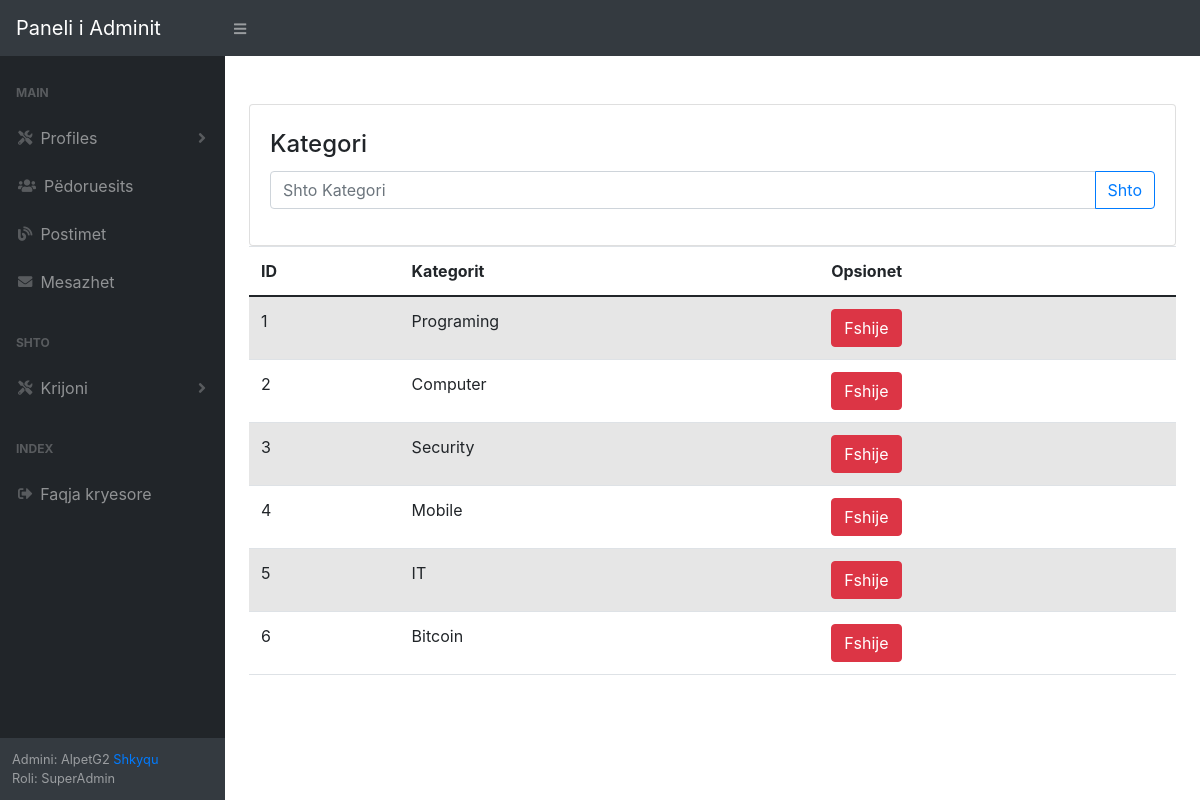
Screenshot of /admin/create_category.php (signed in) with the database file from the repository.
### tables this page shows
CREATE TABLE `users` (
  `id` int(11) NOT NULL,
  `emri` varchar(255) NOT NULL,
  `mbiemri` varchar(255) NOT NULL,
  `username` varchar(255) NOT NULL,
  `password` varchar(255) NOT NULL,
  `email` varchar(255) NOT NULL,
  `role` int(11) NOT NULL DEFAULT 0,
  `image` varchar(500) NOT NULL DEFAULT 'nologouser',
  `j_data` datetime NOT NULL DEFAULT current_timestamp()
);

CREATE TABLE `roles` (
  `id` int(11) NOT NULL,
  `role` varchar(50) NOT NULL
);

CREATE TABLE `post_categories` (
  `id` int(10) UNSIGNED NOT NULL,
  `emri` varchar(40) NOT NULL
);

### admin/create_category.php (the view, shortened to what this page needs)
<?php
include "../server.php";
?>
<?php get_Aheader("Kategory Admin"); ?>
<div id="layoutSidenav_content">
    <div class="container mt-5 h-100">
        <div class="row justify-content-md-center h-100">
            <div class="card-wrapper">
                <div class="card fat">
                    <div class="card-body">
                        <h4 class="card-title">Kategori</h4>
                        <form method="POST" action="#">
                            <div class="input-group mb-3">
                                <input type="text" class="form-control" placeholder="Shto Kategori" name="c_kategory" required="" autofocus="" aria-describedby="button-addon2" oninvalid="this.setCustomValidity('Shkruani kategorin');" oninput="this.setCustomValidity('');">
                                <button class="btn btn-outline-primary" type="submit" name="add_kategory" id="button-addon2">Shto</button>
                            </div>
                        </form>
                    </div>
                </div>
                <div class="r-table">
                    <table class="table table-striped table-hover">
                        <thead>
                            <tr>
                                <th scope="col">ID</th>
                                <th scope="col">Kategorit</th>
                                <th scope="col">Opsionet</th>
                            </tr>
                        </thead>
                        <tbody>
                            <?php
                            require("../database/config.php");
                            $c_sql = "SELECT * from post_categories ";
                            if ($result = mysqli_query($db, $c_sql)) {
                                $i = 1;
                                foreach ($result as $key => $c_row) {
                                    echo ' <tr>
                        <td> ' . $i++ . ' </td>
                        <td> ' . $c_row['emri'] . ' </td>
                        <td> <a class="btn btn-danger"  data-toggle="modal" data-target="#modal_' . $c_row["id"] . ' ">Fshije</a> </td>
                        </tr>  ';
                                }
                            }
                            ?>
                        </tbody>
                    </table>
                </div>
            </div>
        </div>
    </div>
</div>
</body>
</html>

### assets/php/admin-navbar.php (shortened to what this page needs)
<nav class="sb-topnav sticky-top navbar navbar-expand navbar-dark bg-dark">
    <a class="navbar-brand" href="#">Paneli i Adminit</a>
    <button class="btn btn-link btn-sm order-1 order-lg-0" id="sidebarToggle" href="#!"><i class="fas fa-bars"></i></button>
</nav>
<?php
require "../database/config.php";
$username = $_SESSION['username'];
$sql_admin = "SELECT u.id, u.emri, u.mbiemri, u.username,u.email,u.j_data, r.role from users u,roles r where u.username = '$username' and u.role = r.id";
$results_admin = mysqli_query($db, $sql_admin);
$row_admin = $results_admin->fetch_assoc();
?>
<div id="layoutSidenav">
    <div id="layoutSidenav_nav">
        <nav class="sb-sidenav accordion sb-sidenav-dark" id="sidenavAccordion">
            <div class="sb-sidenav-menu">
                <div class="nav sticky-top">
                    <div class="sb-sidenav-menu-heading">Main</div>
                    <a class="nav-link collapsed" href="#" data-toggle="collapse" data-target="#collapsePages1" aria-expanded="false" aria-controls="collapsePages1">
                        <div class="sb-nav-link-icon"><i class="fas fa-tools"></i></div>
                        Profiles
                        <div class="sb-sidenav-collapse-arrow"><i class="fas fa-angle-down"></i></div>
                    </a>
                    <a class="nav-link" href="../admin/admin_user.php">
                        <div class="sb-nav-link-icon"><i class="fas fa-users"></i></div>
                        P&euml;doruesits
                    </a>
                    <a class="nav-link" href="../admin/admin_post.php">
                        <div class="sb-nav-link-icon"><i class="fas fa-blog"></i></div>
                        Postimet
                    </a>
                    <a class="nav-link" href="../admin/admin_sms.php">
                        <div class="sb-nav-link-icon"><i class="fas fa-envelope"></i></div>
                        Mesazhet
                    </a>
                    <div class="sb-sidenav-menu-heading">Shto</div>
                    <a class="nav-link collapsed" href="#" data-toggle="collapse" data-target="#collapsePages2" aria-expanded="false" aria-controls="collapsePages2">
                        <div class="sb-nav-link-icon"><i class="fas fa-tools"></i></div>
                        Krijoni
                        <div class="sb-sidenav-collapse-arrow"><i class="fas fa-angle-down"></i></div>
                    </a>
                    <div class="sb-sidenav-menu-heading">Index</div>
                    <a class="nav-link" href="../index.php">
                        <div class="sb-nav-link-icon"><i class="fas fa-sign-out-alt"></i></div>
                        Faqja kryesore
                    </a>
                </div>
            </div>
            <div class="sb-sidenav-footer">
                <div class="small">Admini: <?php echo $row_admin['username']; ?> <a href="../assets/php/logout.php"> Shkyqu </a> </div>
                <div class="small">Roli: <?php echo $row_admin['role']; ?> </div>
            </div>
        </nav>
    </div>

### assets/css/style.css (style rules this page uses)
html, body { margin: 0; font-size: 100%; font-family: 'Poppins', sans-serif; background: #fff; }
body a { text-decoration: none; transition: 0.5s all; -webkit-transition: 0.5s all; -moz-transition: 0.5s all; -o-transition: 0.5s all; -ms-transition: 0.5s all; }
.r-table { overflow-x: auto; }
.card-title { margin-top: 5px; }
.nav-link { margin: 0 2px; }

### rows the page displays
users: username "AlpetG2", role.role "SuperAdmin"
post_categories: emri "Programing"
post_categories: emri "Computer"
post_categories: emri "Security"
post_categories: emri "Mobile"
post_categories: emri "IT"
post_categories: emri "Bitcoin"
